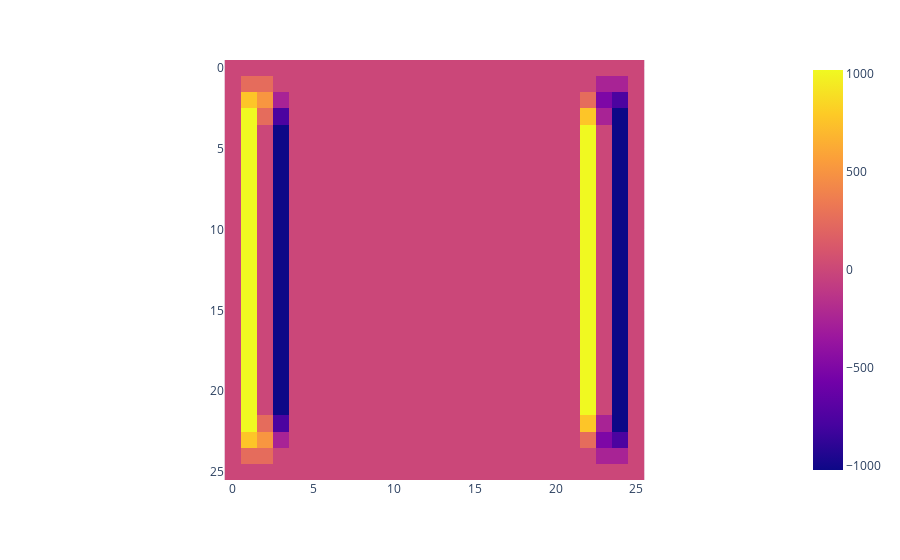

This figure's notebook cell:
### Code cell
#show the gradient x
px.imshow(gx)

### Figure 1 — Plotly figure (JSON) as saved in the notebook; plotly's stock layout.template omitted (floating-point values rounded to 4 significant figures; data arrays with more than 128 entries replaced by an {"elided": "..."} marker saying what was removed)
{"data": [{"coloraxis": "coloraxis", "hovertemplate": "x: %{x}<br>y: %{y}<br>color: %{z}<extra></extra>", "type": "heatmap", "z": {"elided": "26x26 int values"}}], "layout": {"coloraxis": {"colorscale": [[0, "#0d0887"], [0.1111, "#46039f"], [0.2222, "#7201a8"], [0.3333, "#9c179e"], [0.4444, "#bd3786"], [0.5556, "#d8576b"], [0.6667, "#ed7953"], [0.7778, "#fb9f3a"], [0.8889, "#fdca26"], [1, "#f0f921"]]}, "margin": {"t": 60}, "xaxis": {"constrain": "domain", "scaleanchor": "y"}, "yaxis": {"autorange": "reversed", "constrain": "domain"}}}
